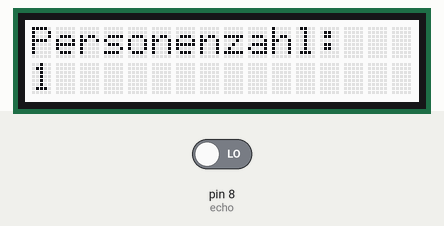
Bench run of a sketch on a simulated Arduino Uno, built with avr-gcc and run on an emulated ATmega328P. Parts: 16×2 character LCD. The test bench sets the inputs (shaded band); at power-on: pin 8 (echo) LOW. What the sketch prints to the serial monitor is not drawn.

Above: at 3.1 s.
At 6.2 s:
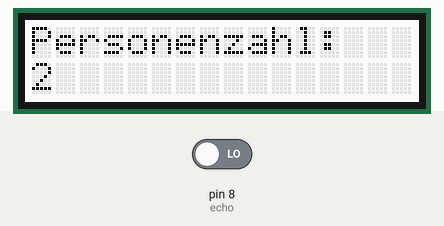
At 9.2 s:
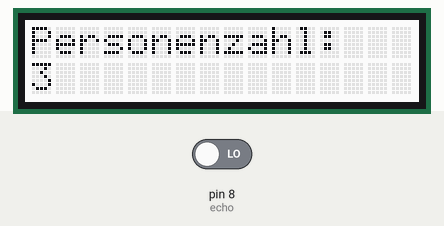
At 18.3 s:
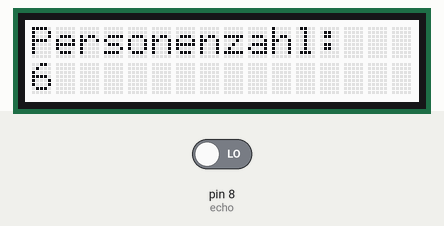
At 27.4 s:
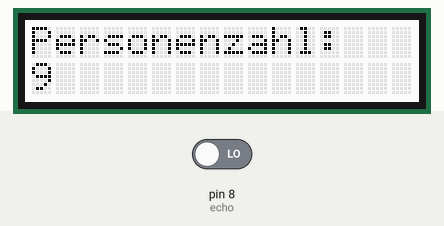
At 36.5 s:
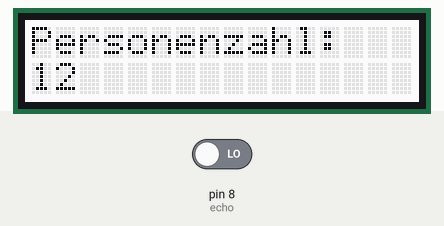

The sketch:

Personenzaehler.ino
```cpp
#include <Wire.h>
#include "rgb_lcd.h"

rgb_lcd lcd;


int trigger=7;                               // Der Trigger Pin

int echo=8;                                  // Der Echo Pin

long dauer=0;                                // Hier wird die Zeitdauer abgespeichert

                                             // die die Ultraschallwelle braucht

                                             // um zum Sensor zurückzukommen

long entfernung=0;                           // Hier wird die Entfernung vom

                                             // Hindernis abgespeichert

int personenzahl =0;


void setup()


{

    Serial.begin(9600);                      // Die serielle Kommunikation starten

    pinMode(trigger, OUTPUT);                // Trigger Pin als Ausgang definieren

    pinMode(echo, INPUT);
        lcd.begin(16, 2);

}


void loop()

{

    digitalWrite(trigger, LOW);              // Den Trigger auf LOW setzen um

                                             // ein rauschfreies Signal

                                             // senden zu können

    delay(5);                                // 5 Millisekunden warten

    digitalWrite(trigger, HIGH);             // Den Trigger auf HIGH setzen um eine

                                             // Ultraschallwelle zu senden

    delay(10);                               // 10 Millisekunden warten

    digitalWrite(trigger, LOW);              // Trigger auf LOW setzen um das

                                             // Senden abzuschließen

    dauer = pulseIn(echo, HIGH);             // Die Zeit messen bis die

                                             // Ultraschallwelle zurückkommt

    entfernung = (dauer/2) / 29.1;           // Die Zeit in den Weg in Zentimeter umrechnen


        Serial.print(entfernung);            // Den Weg in Zentimeter ausgeben

        Serial.println(" cm");               //


if(entfernung <88)
{

  personenzahl = personenzahl +1;
  delay(2000);


}
  Serial.println(personenzahl);

  lcd.setCursor(0,0);
  lcd.print("Personenzahl:");
  lcd.setCursor(0,1);
  lcd.print(personenzahl);


                     // Nach einer Sekunde wiederholen


}
```

Measured:
- what the display in image 0 shows lasts 3.0 s, from 3.1 s to 6.1 s
